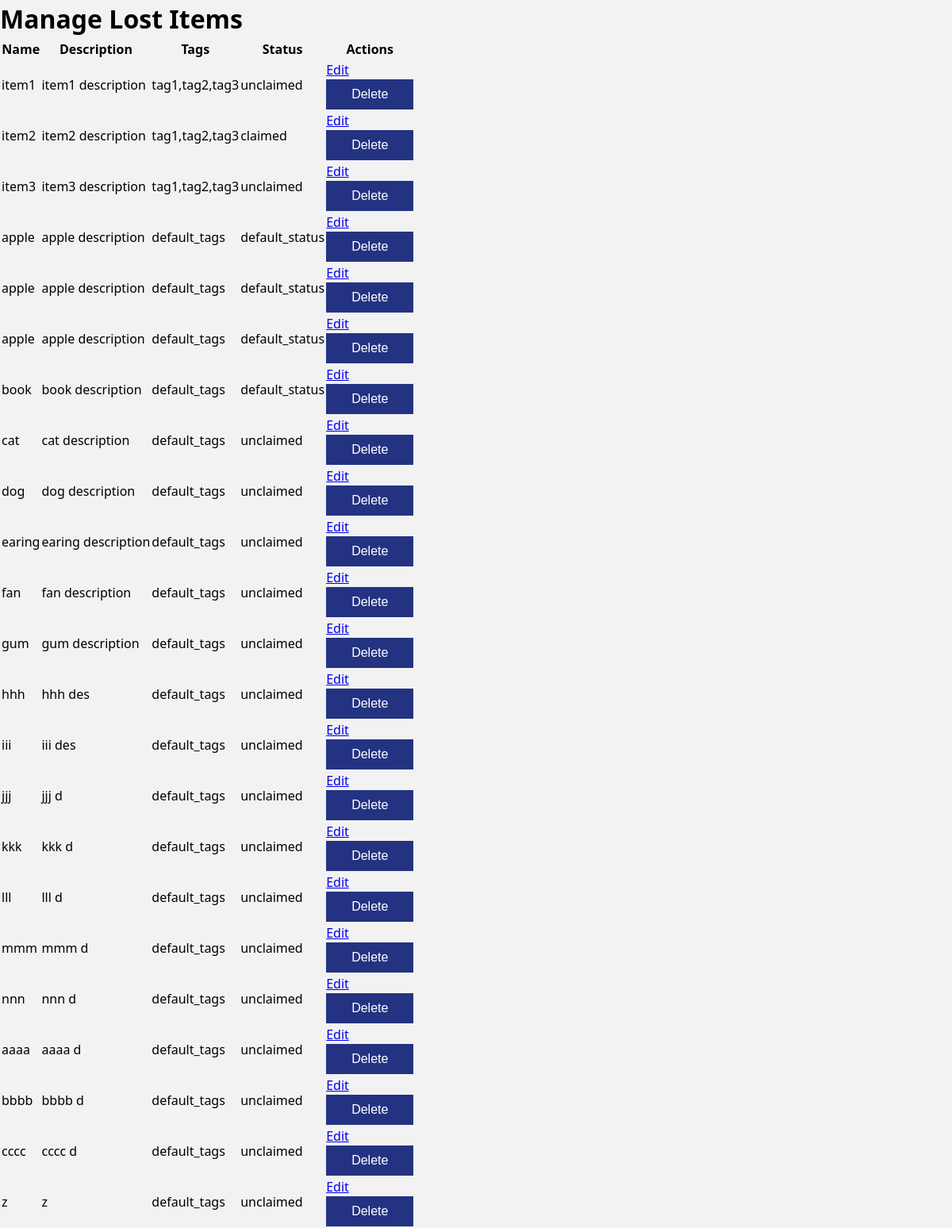
The app's page /admin/manage-items (signed in), older data.
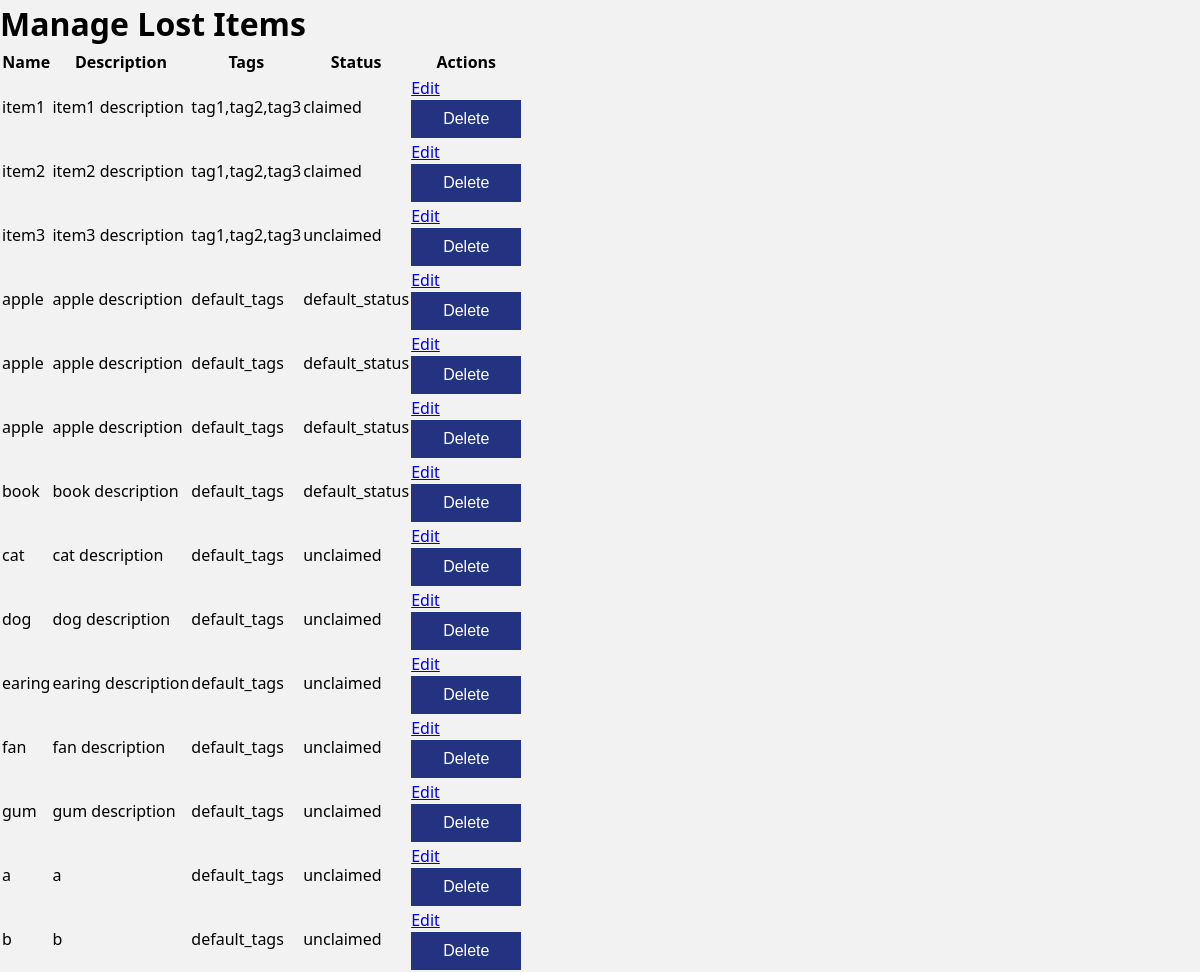
The same page, newer data.
### app/models.py (models this page shows, shortened)
class LostItem(db.Model):
    id = db.Column(db.Integer, primary_key=True)
    name = db.Column(db.String(128))
    description = db.Column(db.String(512))
    tags = db.Column(db.String(128))
    photo_paths = db.Column(db.String(128))
    status = db.Column(db.String(128), default="unclaimed")
    created_at = db.Column(db.DateTime, default=datetime.now)
    updated_at = db.Column(db.DateTime, default=datetime.now, onupdate=datetime.now)
    admin_id = db.Column(db.Integer, db.ForeignKey('user.id'))

### app/routes.py (the view)
@app.route('/admin/manage-items', methods=['GET'])
@login_required
def admin_manage_items():
    if not current_user.previlage == 'admin':
        return redirect(url_for('index'))
    items = LostItem.query.all() # Fetch all lost items from the database
    return render_template('admin/manage-items.html', items=items)

### app/models.py (called while the page is built)
@login.user_loader
def load_user(id):
    return db.session.get(User, int(id))

### app/templates/admin/manage-items.html (shortened to what this page needs)
<!DOCTYPE html>
<html lang="en">
<head>
    <link rel="stylesheet" type="text/css" href="{{ url_for('static', filename='css/styles.css') }}">
</head>
<body>
    <header>
        <h1>Manage Lost Items</h1>
    </header>
    <main>
        <table>
            <thead>
                <tr>
                    <th>Name</th>
                    <th>Description</th>
                    <th>Tags</th>
                    <th>Status</th>
                    <th>Actions</th>
                </tr>
            </thead>
            <tbody>
                {% for item in items %}
                <tr>
                    <td>{{ item.name }}</td>
                    <td>{{ item.description }}</td>
                    <td>{{ item.tags }}</td>
                    <td>{{ item.status }}</td>
                    <td>
                        <a href="{{ url_for('admin_edit_item', item_id=item.id) }}">Edit</a>
                        <form action="{{ url_for('admin_delete_item', item_id=item.id) }}" method="post" style="display:inline;">
                            <button type="submit" onclick="return confirm('Are you sure you want to delete this item?');">Delete</button>
                        </form>
                    </td>
                </tr>
                {% endfor %}
            </tbody>
        </table>
    </main>
</body>
</html>

### app/static/css/styles.css (style rules this page uses)
* { margin: 0; padding: 0; box-sizing: border-box; }
body { font-family: 'Segoe UI', 'Open Sans', 'Helvetica Neue', sans-serif; font-size: 1rem; font-weight: 300; line-height: 1.5; scroll-behavior: smooth; background-color: rgb(242, 242, 242); }
button { display: block; margin: auto; background-color: #233382; color: #fff; border: none; padding: 10px 32px; text-align: center; font-size: 16px; transition-duration: 0.4s; }

Row changes from the older to the newer data that the page shows:
removed LostItem: name "hhh", description "hhh des", tags "default_tags", status "unclaimed"
removed LostItem: name "iii", description "iii des", tags "default_tags", status "unclaimed"
removed LostItem: name "jjj", description "jjj d", tags "default_tags", status "unclaimed"
removed LostItem: name "kkk", description "kkk d", tags "default_tags", status "unclaimed"
removed LostItem: name "lll", description "lll d", tags "default_tags", status "unclaimed"
removed LostItem: name "mmm", description "mmm d", tags "default_tags", status "unclaimed"
removed LostItem: name "nnn", description "nnn d", tags "default_tags", status "unclaimed"
removed LostItem: name "aaaa", description "aaaa d", tags "default_tags", status "unclaimed"
removed LostItem: name "bbbb", description "bbbb d", tags "default_tags", status "unclaimed"
removed LostItem: name "cccc", description "cccc d", tags "default_tags", status "unclaimed"
removed LostItem: name "z", description "z", tags "default_tags", status "unclaimed"
changed LostItem "item1": status "unclaimed" → "claimed"
added LostItem: name "a", description "a", tags "default_tags", status "unclaimed"
added LostItem: name "b", description "b", tags "default_tags", status "unclaimed"
